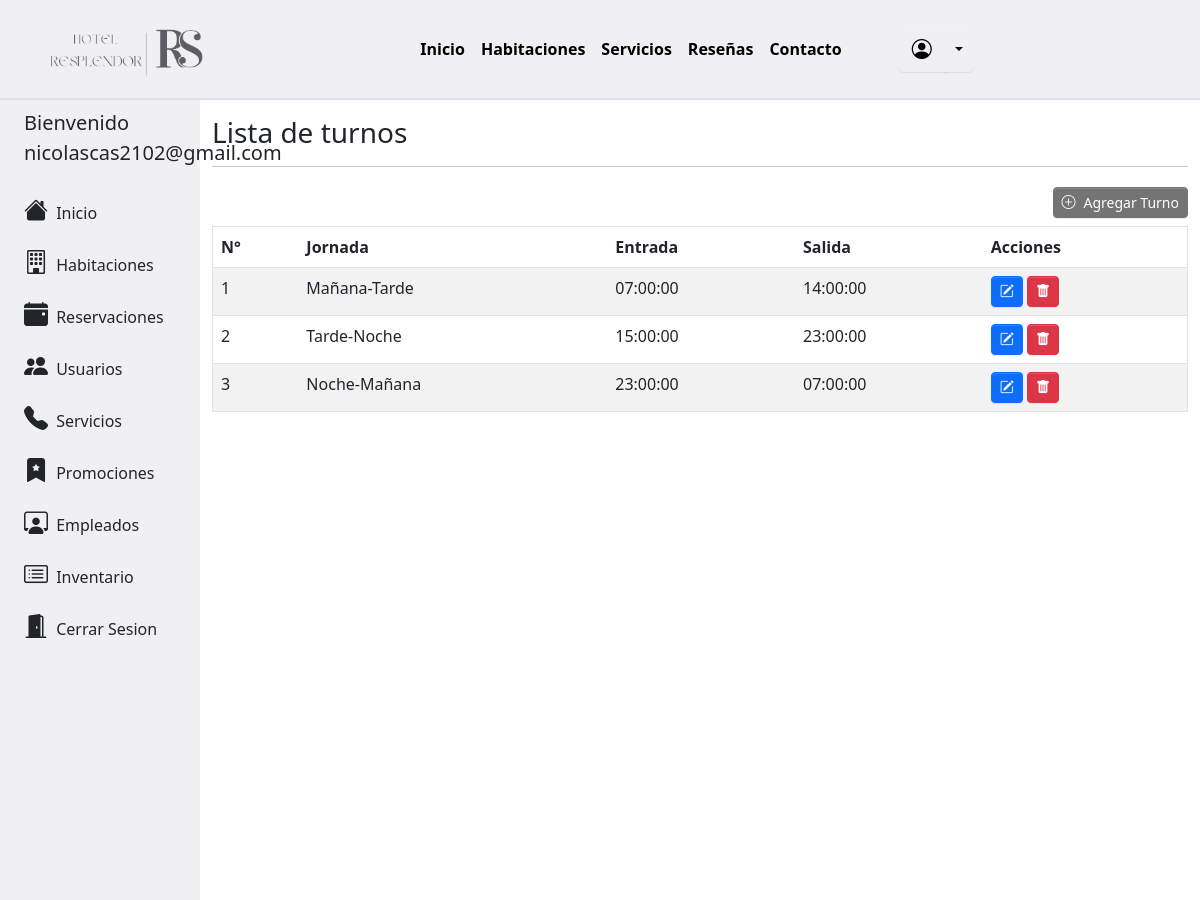
/admin_empleados/lista_turnos.php (signed in), run on the app's committed database.
### tables this page shows
CREATE TABLE `turnos_empleados` (
  `id_turno_empleados` int(11) NOT NULL,
  `jornada` varchar(25) NOT NULL,
  `entrada` time NOT NULL,
  `salida` time NOT NULL
);

### admin_empleados/lista_turnos.php (the view, shortened to what this page needs)
<!DOCTYPE html>
<html>
    <head>
        <link rel="stylesheet" href="../css/custom.css">
        <link rel="stylesheet" href="../libs/bootstrap-icons/bootstrap-icons.css">
        <link href="https://cdn.datatables.net/v/bs5/dt-1.13.4/datatables.min.css" rel="stylesheet"/>
        <link href="https://cdn.jsdelivr.net/npm/bootstrap@5.3.0-alpha3/dist/css/bootstrap.min.css" rel="stylesheet">
    </head>
    <body>
        <?php
            include '../modules/menu.php';
        ?>
        <div class="container-fluid">
            <div class="row flex-nowrap">
                <?php
                    include '../modules/sidebar_admin.php';
                ?>
                <div class="col-xl-10 col-sm-8 col-md-9 py-3">
                    <h3>Lista de turnos</h3>
                    <hr>
                    <div class="row mb-2">
                        <div class="col-lg-12 text-end">
                            <a class='btn btn-info btn-sm mt-1' href='http://localhost/hotel/admin_empleados/registrar_turnos.php' type='submit' id='btnActualizar'><i class='bi bi-plus-circle me-2'></i>Agregar Turno</a>
                        </div>
                    </div>
                    <?php
                        $conexion = new Conexion();
                        $con = $conexion->conectarDB();
                        $sql = "SELECT * FROM turnos_empleados";
                        $resultset = $con->query($sql);
                    ?>
                    <table class="table table-hover table-striped border" id="tabla" >
                        <thead>
                            <tr><th>N°</th><th>Jornada</th><th>Entrada</th><th>Salida</th><th>Acciones</th></tr>
                        </thead>
                        <tbody>
                        <?php
                            if($resultset->num_rows>0){
                                while($fila = $resultset->fetch_assoc()){
                                    echo "<tr id='tabla' class='articulo'><td>".$fila["id_turno_empleados"]."</td><td>".$fila["jornada"]."</td><td>".$fila["entrada"]."</td><td>".$fila["salida"]."</td>
                                    <td><a class='btn btn-primary btn-sm' href='http://localhost/hotel/admin_empleados/actualizar_turno.php?id=".$fila['id_turno_empleados']."' type='submit' id='btnActualizar' value='".$fila["id_turno_empleados"]."'><i class='bi bi-pencil-square'></i> </a>
                                    <button class='btn btn-danger btn-sm' type='submit' id='btnEliminar' onclick='confirmar(this.value)' value='".$fila["id_turno_empleados"]."'><i class='bi bi-trash-fill'></i> </button></td>
                                </tr>";
                                }
                            }
                        ?>
                        </tbody>
                    </table>
                </div>
            </div>
        </div>
    </body>
</html>

### data on the page
turnos_empleados: id_turno_empleados "1", jornada "Mañana-Tarde", entrada "07:00:00", salida "14:00:00"
turnos_empleados: id_turno_empleados "2", jornada "Tarde-Noche", entrada "15:00:00", salida "23:00:00"
turnos_empleados: id_turno_empleados "3", jornada "Noche-Mañana", entrada "23:00:00", salida "07:00:00"

### other printed values
$_SESSION["Admin"] "nicolascas2102@gmail.com"
